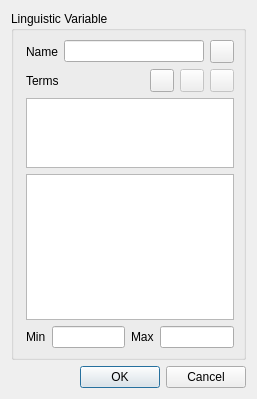
<?xml version="1.0" encoding="UTF-8"?>
<ui version="4.0">
 <class>LinguisticVariable</class>
 <widget class="QDialog" name="LinguisticVariable">
  <property name="windowModality">
   <enum>Qt::ApplicationModal</enum>
  </property>
  <property name="geometry">
   <rect>
    <x>0</x>
    <y>0</y>
    <width>257</width>
    <height>399</height>
   </rect>
  </property>
  <property name="windowTitle">
   <string>Linguistic Variable</string>
  </property>
  <layout class="QVBoxLayout" name="verticalLayout">
   <item>
    <widget class="QGroupBox" name="grx_lvar">
     <property name="sizePolicy">
      <sizepolicy hsizetype="Preferred" vsizetype="Expanding">
       <horstretch>0</horstretch>
       <verstretch>0</verstretch>
      </sizepolicy>
     </property>
     <property name="title">
      <string>Linguistic Variable</string>
     </property>
     <layout class="QVBoxLayout" name="verticalLayout_2">
      <property name="leftMargin">
       <number>12</number>
      </property>
      <item>
       <layout class="QVBoxLayout" name="verticalLayout_3">
        <property name="sizeConstraint">
         <enum>QLayout::SetMinimumSize</enum>
        </property>
        <item>
         <layout class="QHBoxLayout" name="horizontalLayout_3">
          <item>
           <widget class="QLabel" name="lbl_name">
            <property name="text">
             <string>Name</string>
            </property>
           </widget>
          </item>
          <item>
           <widget class="QLineEdit" name="led_name"/>
          </item>
          <item>
           <widget class="QToolButton" name="btn_wizard">
            <property name="text">
             <string/>
            </property>
            <property name="icon">
             <iconset resource="resources.qrc">
              <normaloff>:/icons/icons/wizard.png</normaloff>:/icons/icons/wizard.png</iconset>
            </property>
           </widget>
          </item>
         </layout>
        </item>
        <item>
         <layout class="QHBoxLayout" name="horizontalLayout_2">
          <item>
           <widget class="QLabel" name="lbl_terms">
            <property name="text">
             <string>Terms</string>
            </property>
           </widget>
          </item>
          <item>
           <widget class="QToolButton" name="btn_add_term">
            <property name="text">
             <string/>
            </property>
            <property name="icon">
             <iconset resource="resources.qrc">
              <normaloff>:/icons/icons/edit_add.png</normaloff>:/icons/icons/edit_add.png</iconset>
            </property>
           </widget>
          </item>
          <item>
           <widget class="QToolButton" name="btn_remove_term">
            <property name="enabled">
             <bool>false</bool>
            </property>
            <property name="text">
             <string/>
            </property>
            <property name="icon">
             <iconset resource="resources.qrc">
              <normaloff>:/icons/icons/edit_remove.png</normaloff>:/icons/icons/edit_remove.png</iconset>
            </property>
           </widget>
          </item>
          <item>
           <widget class="QToolButton" name="btn_edit_term">
            <property name="enabled">
             <bool>false</bool>
            </property>
            <property name="text">
             <string/>
            </property>
            <property name="icon">
             <iconset resource="resources.qrc">
              <normaloff>:/icons/icons/pencil.png</normaloff>:/icons/icons/pencil.png</iconset>
            </property>
           </widget>
          </item>
         </layout>
        </item>
        <item>
         <widget class="QListWidget" name="lvw_terms">
          <property name="sizePolicy">
           <sizepolicy hsizetype="Expanding" vsizetype="Maximum">
            <horstretch>0</horstretch>
            <verstretch>0</verstretch>
           </sizepolicy>
          </property>
          <property name="maximumSize">
           <size>
            <width>16777215</width>
            <height>100</height>
           </size>
          </property>
          <property name="focusPolicy">
           <enum>Qt::StrongFocus</enum>
          </property>
          <property name="selectionMode">
           <enum>QAbstractItemView::ExtendedSelection</enum>
          </property>
          <property name="viewMode">
           <enum>QListView::ListMode</enum>
          </property>
         </widget>
        </item>
       </layout>
      </item>
      <item>
       <widget class="fl_gui::GuiCanvas" name="gvw_canvas">
        <property name="verticalScrollBarPolicy">
         <enum>Qt::ScrollBarAlwaysOff</enum>
        </property>
        <property name="horizontalScrollBarPolicy">
         <enum>Qt::ScrollBarAlwaysOff</enum>
        </property>
        <property name="renderHints">
         <set>QPainter::Antialiasing|QPainter::HighQualityAntialiasing|QPainter::SmoothPixmapTransform|QPainter::TextAntialiasing</set>
        </property>
       </widget>
      </item>
      <item>
       <layout class="QHBoxLayout" name="horizontalLayout">
        <item>
         <widget class="QLabel" name="lbl_lvar_min">
          <property name="text">
           <string>Min</string>
          </property>
         </widget>
        </item>
        <item>
         <widget class="QLineEdit" name="led_lvar_min">
          <property name="alignment">
           <set>Qt::AlignCenter</set>
          </property>
          <property name="readOnly">
           <bool>true</bool>
          </property>
         </widget>
        </item>
        <item>
         <widget class="QLabel" name="lbl_lvar_max">
          <property name="text">
           <string>Max</string>
          </property>
         </widget>
        </item>
        <item>
         <widget class="QLineEdit" name="led_lvar_max">
          <property name="alignment">
           <set>Qt::AlignCenter</set>
          </property>
          <property name="readOnly">
           <bool>true</bool>
          </property>
         </widget>
        </item>
       </layout>
      </item>
     </layout>
    </widget>
   </item>
   <item>
    <spacer name="verticalSpacer">
     <property name="orientation">
      <enum>Qt::Vertical</enum>
     </property>
     <property name="sizeHint" stdset="0">
      <size>
       <width>20</width>
       <height>0</height>
      </size>
     </property>
    </spacer>
   </item>
   <item>
    <widget class="QDialogButtonBox" name="btn_dialog">
     <property name="orientation">
      <enum>Qt::Horizontal</enum>
     </property>
     <property name="standardButtons">
      <set>QDialogButtonBox::Cancel|QDialogButtonBox::Ok</set>
     </property>
    </widget>
   </item>
  </layout>
 </widget>
 <customwidgets>
  <customwidget>
   <class>fl_gui::GuiCanvas</class>
   <extends>QGraphicsView</extends>
   <header>gui/GuiCanvas.h</header>
  </customwidget>
 </customwidgets>
 <resources>
  <include location="resources.qrc"/>
 </resources>
 <connections>
  <connection>
   <sender>btn_dialog</sender>
   <signal>accepted()</signal>
   <receiver>LinguisticVariable</receiver>
   <slot>accept()</slot>
   <hints>
    <hint type="sourcelabel">
     <x>248</x>
     <y>254</y>
    </hint>
    <hint type="destinationlabel">
     <x>157</x>
     <y>274</y>
    </hint>
   </hints>
  </connection>
  <connection>
   <sender>btn_dialog</sender>
   <signal>rejected()</signal>
   <receiver>LinguisticVariable</receiver>
   <slot>reject()</slot>
   <hints>
    <hint type="sourcelabel">
     <x>316</x>
     <y>260</y>
    </hint>
    <hint type="destinationlabel">
     <x>286</x>
     <y>274</y>
    </hint>
   </hints>
  </connection>
 </connections>
</ui>
